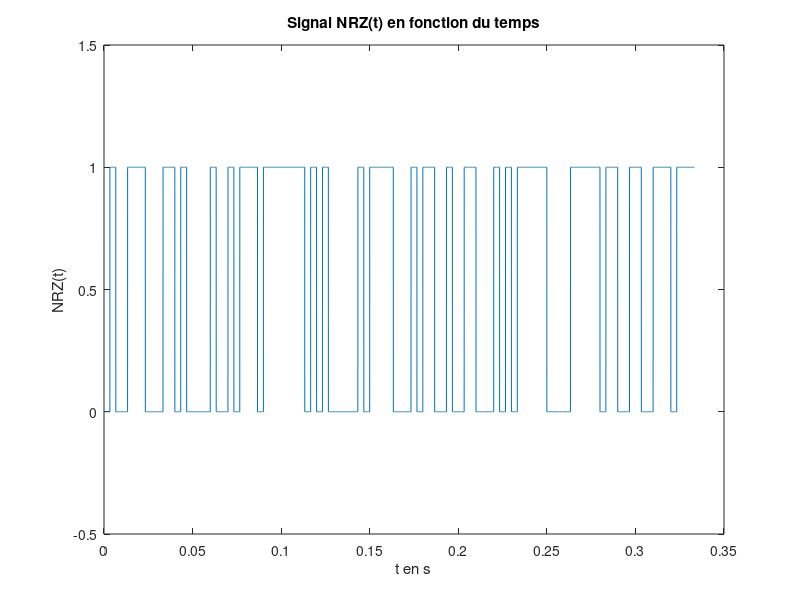

Write MATLAB code to recreate this figure. (Note: this script raises an error after producing the figure.)
clear all
close all
clc

% Paramètres
F0 = 6000; % Fréquence bits 0 en Hz
F1 = 2000; % Fréquence bits 1 en Hz
Fe = 48000; % Fréquence d'échantillonage en Hz
Te = 1/Fe; % Période d'échantillonage en secondes
Ts = 1/300; % s/bits, le débit souhaité max est de 300 bits/seconde

Ns = floor(Ts/Te); % échantillons/bits, on prend la partie entière, Ts = Ns*Te
Nb_bits = 100; % Nombre de bits du signal émis
Nb_echantillons = Nb_bits*Ns; % Nombre d'échantillons
Null = 2000;

donnees = randi(0:1, Nb_bits, 1); % Génération de Nb_bits 0 ou 1 de manière aléatoire
NRZ = zeros(Nb_echantillons,1); % Initialisation du signal NRZ avec Nb_echantillons echantillons
T = ([0:Nb_echantillons-1]*Te)'; % Le signal est tracé de 0 à (Nb_echantillons-1)*Te secondes,
                                 % avec un pas de Te

                                 
%% 3.Modem de fréquence - Démodulation par filtrage
        

%3.1 Construction du signal modulé en fréquence

%3.1.1.1 Génération du signal NRZ 
for i = 1:Nb_bits
    NRZ((i-1)*Ns+1:i*Ns) = donnees(i); 
end;

%3.1.1.2 Tracé du signal NRZ(t) en fonction du temps
figure; % figure 1
plot(T,NRZ);
ylim([-0.5 1.5]);
xlabel('t en s');
ylabel('NRZ(t)');
title('Signal NRZ(t) en fonction du temps');

%3.1.1.3 Tracé de la DSP de NRZ théorique et expérimentale
[DSP_NRZ_Th,f] = DSP_rectangulaire(Nb_echantillons,Fe,NRZ,0);
DSP_NRZ_Exp = (Ts*sinc(pi*f*Ts).^2 + dirac(f))/4;

figure; % figure 2
subplot(211);
semilogy(f,DSP_NRZ_Th);
ylim([1e-06 1000]);
xlim([-2000 2000]);
xlabel('f en Hz');
ylabel('DSP NRZ Th(f)');
title('DSP théorique de NRZ en fonction de f');

subplot(212);
semilogy(f,DSP_NRZ_Exp);
ylim([1e-10 1e-2]);
xlim([-2000 2000]);
xlabel('f en Hz');
ylabel('DSP NRZ Exp(f)');
title('DSP expérimentale de NRZ en fonction de f');
% pwelch à tester plus tard

%3.1.2.1 Génération du signal x(t) modulé en fréquence
phi0 = rand*2*pi;
phi1 = rand*2*pi;
Cos0 = cos(2*pi*F0*T + phi0);
Cos1 = cos(2*pi*F1*T + phi1);
%Un = eye(size(NRZ));
x_module = (1 - NRZ).*Cos0 + NRZ.*Cos1;

%3.1.2.2 Tracé du signal x(t) en fonction du temps
figure; % figure 3
plot(T,x_module);
ylim([-1.5 1.5]);
xlim([0.05 0.08]);
xlabel('t en s');
ylabel('x(t)');
title('Signal x(t) en fonction de t');

%3.1.2.3 Calcul de la DSP de x(t) en fonction de la DSP de NRZ
% DSP_NRZ_plus_F1 = DSP_rectangulaire(Nb_echantillons,Fe,NRZ,F1);
% DSP_NRZ_plus_F0 = DSP_rectangulaire(Nb_echantillons,Fe,NRZ,F0);
% DSP_NRZ_moins_F1 = DSP_rectangulaire(Nb_echantillons,Fe,NRZ,-F1);
% DSP_NRZ_moins_F0 = DSP_rectangulaire(Nb_echantillons,Fe,NRZ,-F0);
% DSP_X_Exp = (dirac(f-F1) + dirac(f+F1) - dirac(f-F0) - dirac(f-F1))*DSP_NRZ_Exp/4;

%3.1.2.4 Tracé de la DSP de x(t) théorique et expérimentale
DSP_X_Th = DSP_rectangulaire(Nb_echantillons,Fe,x_module,0);

figure; % figure 4
subplot(211);
semilogy(f,DSP_X_Th);
ylim([1e-05 100]);
xlim([-7000 7000]);
xlabel('f en Hz');
ylabel('DSP X Th(f)');
title('DSP X théorique en fonction de f');

subplot(212);
%ylim([1e-04 10]);
%xlim([-6000 6000]);
% semilogy(f,DSP_X_Exp);
% xlabel('f en Hz');
% ylabel('DSP X Exp(f)');
% title('DSP X expérimental en fonction de f');

% S_x = abs(fft(x_module).^2)/length(x_module);
% figure; 
% subplot(411);
% semilogy(S_x);
% subplot(412);
% pwelch(x_module);

%3.2 Canal de transmission à bruit additif, blanc et Gaussien
Px = mean(abs(x_module).^2);
SNR = 10;
sigma = sqrt(Px*10^(-SNR/10));
bruit = sigma*randn(1,Nb_echantillons);

figure; % figure 5 
plot(T,bruit);
ylim([-1.5 1.5]);
xlabel('Temps (secondes)');
ylabel('bruit');
title('Tracé du bruit en fonction du temps');

x_bruite = x_module + transpose(bruit);
figure; % figure 6 
subplot(211);
plot(T,x_module);
ylim([-1.5 1.5]);
xlim([0.05 0.06]);
xlabel('t en s');
ylabel('x(t) sans bruit');
title('Signal x(t) avant ajout du bruit en fonction du temps pour SNR = 10');

subplot(212);
plot(T,x_bruite);
ylim([-1.5 1.5]);
xlim([0.05 0.06]);
xlabel('Temps (secondes)');
ylabel('x bruite');
title('Tracé du signal x bruite en fonction du temps pour SNR = 10');

%3.3 Démodulation par filtrage

%3.3.1 Filtre passe-bas
ordre = 60;
fc = 4000; %Hz
fnorm = fc/Fe;
Tfiltre = (-ordre*Te:Te:ordre*Te);
Ffiltre = (-(2*ordre+1)/2:(2*ordre+1)/2-1)*(Fe/(2*ordre+1));
h_passe_bas = (2*fnorm)*sinc(2*fc*Tfiltre);
y_passe_bas = filter(h_passe_bas,(1),x_module);
H_passe_bas = abs(fftshift(fft(h_passe_bas)));

%3.3.2 Filtre passe-haut
%H_passe_haut = 1 - H_passe_bas;
h_passe_haut = - h_passe_bas;
h_passe_haut(ordre+1) = h_passe_haut(ordre+1) + 1;
y_passe_haut = filter(h_passe_haut,(1),x_module);

%3.3.3 Filtrage ok + manque prise en compte du retard

%3.3.4.1 Tracés réponse impulsionnelle et réponse en fréquence des filtres
figure; % figure 7 
subplot(211);
plot(Tfiltre,h_passe_bas);
title('Réponse impulsionnelle du filtre passe bas');
%ylim([-1.5 1.5]);
xlim([-0.001 0.001]);

subplot(212);
plot(Ffiltre,H_passe_bas);
title('Reponse fréquentielle du filtre passe bas');
%ylim([-1.5 1.5]);
xlim([-9000 9000]);

%3.3.4.2 Tracés DSP de x(t) et réponse fréquentielle du filtre
figure; % figure 8 - DSP x(t) et y(t)
semilogy(f,DSP_X_Th);
ylim([1e-2 30]);
xlim([-8000 8000]);
xlabel('f en Hz');
ylabel('DSP X Th(f)');
title('DSP X théorique en fonction de f');

hold on;
semilogy(Ffiltre,H_passe_bas);
ylim([1e-02 30]);
xlim([-9000 9000]);

%3.3.4.3 
figure; % figure 9 - y(t) et DSP_y(t)
subplot(211);
plot(T,y_passe_bas);
ylim([-1.5 1.5]);
xlim([0.1 0.15]);
xlabel('t en secondes');
ylabel('y(t) signal filtré');
title('Signal y(t) filtré en fonction du temps');

DSP_Y_passe_bas = DSP_rectangulaire(Nb_echantillons,Fe,y_passe_bas,0);
subplot(212);
semilogy(f,DSP_Y_passe_bas);
ylim([1e-2 100]);
xlim([-8000 8000]);
xlabel('f en Hz');
ylabel('DSP Y (f)');
title('DSP Y en fonction de f');

% figure; % figure 8 - passe haut
% subplot(211);
% plot(T,x_module);
% ylim([-1.5 1.5]);
% xlim([0.01 0.03]);
% 
% subplot(212);
% plot(T,y_passe_haut);
% ylim([-1.5 1.5]);
% xlim([0.01 0.03]);
% % plot(Freq, H_passe_haut);
% % plot(intervalle, h_passe_haut);
% 
% figure; % figure 9 - passe haut et bas
% subplot(311);
% plot(T,x_module);
% ylim([-1.5 1.5]);
% xlim([0.01 0.03]);
% 
% subplot(312);
% plot(T,y_passe_bas);
% ylim([-1.5 1.5]);
% xlim([0.01 0.03]);
% 
% subplot(313);
% plot(T,y_passe_haut);
% ylim([-1.5 1.5]);
% xlim([0.01 0.03]);
%3.3.5 Détection d'énergie

K = 0.25*Ns;
detect_passe_bas = zeros(Nb_bits,1);
detect_passe_haut = zeros(Nb_bits,1);

for i = 1:Nb_bits
    xi_bas = 0;
    xi_haut = 0;
    for j = 1:Ns
        xi_bas = xi_bas + y_passe_bas(i*j)^2;
        xi_haut = xi_haut + y_passe_haut(i*j)^2;
    end
    if xi_bas > K
        detect_passe_bas(i) = 1;
    end
    if xi_haut > K
        detect_passe_haut(i) = 1;
    end
end
donnees
detect_passe_bas
detect_passe_haut